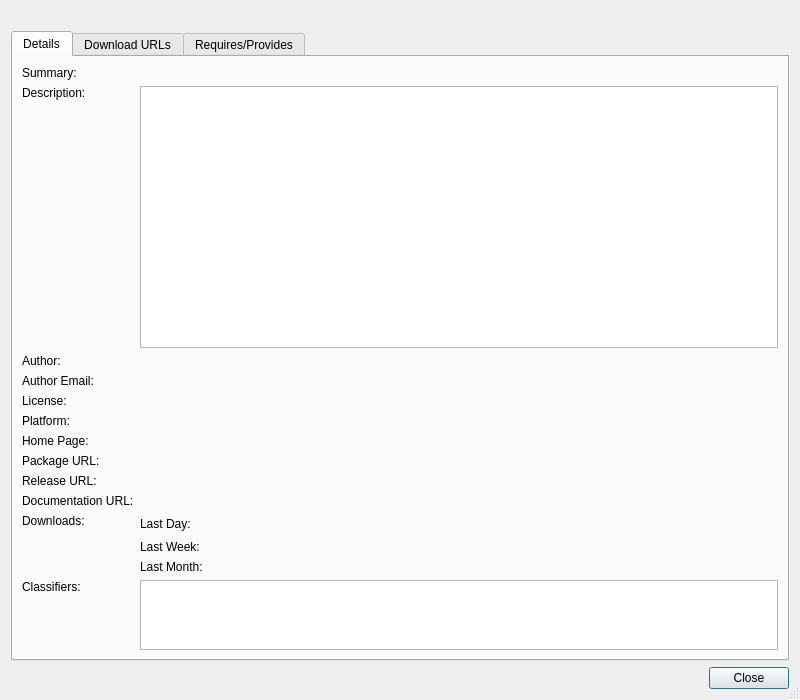
<?xml version="1.0" encoding="UTF-8"?>
<ui version="4.0">
 <class>PipPackageDetailsDialog</class>
 <widget class="QDialog" name="PipPackageDetailsDialog">
  <property name="geometry">
   <rect>
    <x>0</x>
    <y>0</y>
    <width>800</width>
    <height>700</height>
   </rect>
  </property>
  <property name="windowTitle">
   <string>Package Details</string>
  </property>
  <property name="sizeGripEnabled">
   <bool>true</bool>
  </property>
  <layout class="QVBoxLayout" name="verticalLayout">
   <item>
    <widget class="QLabel" name="packageNameLabel"/>
   </item>
   <item>
    <widget class="QTabWidget" name="infoWidget">
     <property name="currentIndex">
      <number>0</number>
     </property>
     <widget class="QWidget" name="details">
      <attribute name="title">
       <string>Details</string>
      </attribute>
      <attribute name="toolTip">
       <string>Lists package informations</string>
      </attribute>
      <layout class="QGridLayout" name="gridLayout_2">
       <item row="0" column="1">
        <widget class="QLabel" name="summaryLabel">
         <property name="wordWrap">
          <bool>true</bool>
         </property>
        </widget>
       </item>
       <item row="1" column="0">
        <widget class="QLabel" name="label_3">
         <property name="text">
          <string>Description:</string>
         </property>
         <property name="alignment">
          <set>Qt::AlignLeading|Qt::AlignLeft|Qt::AlignTop</set>
         </property>
        </widget>
       </item>
       <item row="3" column="1">
        <widget class="QLabel" name="authorEmailLabel">
         <property name="openExternalLinks">
          <bool>true</bool>
         </property>
        </widget>
       </item>
       <item row="1" column="1">
        <widget class="QPlainTextEdit" name="descriptionEdit">
         <property name="sizePolicy">
          <sizepolicy hsizetype="Expanding" vsizetype="Expanding">
           <horstretch>0</horstretch>
           <verstretch>5</verstretch>
          </sizepolicy>
         </property>
         <property name="tabChangesFocus">
          <bool>true</bool>
         </property>
         <property name="readOnly">
          <bool>true</bool>
         </property>
        </widget>
       </item>
       <item row="2" column="0">
        <widget class="QLabel" name="label_4">
         <property name="text">
          <string>Author:</string>
         </property>
        </widget>
       </item>
       <item row="2" column="1">
        <widget class="QLabel" name="authorLabel"/>
       </item>
       <item row="3" column="0">
        <widget class="QLabel" name="label_5">
         <property name="text">
          <string>Author Email:</string>
         </property>
        </widget>
       </item>
       <item row="7" column="1">
        <widget class="QLabel" name="packageUrlLabel">
         <property name="openExternalLinks">
          <bool>true</bool>
         </property>
        </widget>
       </item>
       <item row="4" column="0">
        <widget class="QLabel" name="label_6">
         <property name="text">
          <string>License:</string>
         </property>
        </widget>
       </item>
       <item row="4" column="1">
        <widget class="QLabel" name="licenseLabel"/>
       </item>
       <item row="0" column="0">
        <widget class="QLabel" name="label">
         <property name="text">
          <string>Summary:</string>
         </property>
         <property name="alignment">
          <set>Qt::AlignLeading|Qt::AlignLeft|Qt::AlignTop</set>
         </property>
        </widget>
       </item>
       <item row="5" column="0">
        <widget class="QLabel" name="label_7">
         <property name="text">
          <string>Platform:</string>
         </property>
        </widget>
       </item>
       <item row="5" column="1">
        <widget class="QLabel" name="platformLabel"/>
       </item>
       <item row="6" column="0">
        <widget class="QLabel" name="label_8">
         <property name="text">
          <string>Home Page:</string>
         </property>
        </widget>
       </item>
       <item row="6" column="1">
        <widget class="QLabel" name="homePageLabel">
         <property name="openExternalLinks">
          <bool>true</bool>
         </property>
        </widget>
       </item>
       <item row="7" column="0">
        <widget class="QLabel" name="label_9">
         <property name="text">
          <string>Package URL:</string>
         </property>
        </widget>
       </item>
       <item row="8" column="0">
        <widget class="QLabel" name="label_10">
         <property name="text">
          <string>Release URL:</string>
         </property>
        </widget>
       </item>
       <item row="8" column="1">
        <widget class="QLabel" name="releaseUrlLabel">
         <property name="openExternalLinks">
          <bool>true</bool>
         </property>
        </widget>
       </item>
       <item row="9" column="0">
        <widget class="QLabel" name="label_11">
         <property name="text">
          <string>Documentation URL:</string>
         </property>
        </widget>
       </item>
       <item row="9" column="1">
        <widget class="QLabel" name="docsUrlLabel">
         <property name="openExternalLinks">
          <bool>true</bool>
         </property>
        </widget>
       </item>
       <item row="10" column="0">
        <widget class="QLabel" name="label_12">
         <property name="text">
          <string>Downloads:</string>
         </property>
         <property name="alignment">
          <set>Qt::AlignLeading|Qt::AlignLeft|Qt::AlignTop</set>
         </property>
        </widget>
       </item>
       <item row="10" column="1">
        <layout class="QGridLayout" name="gridLayout">
         <item row="0" column="0">
          <widget class="QLabel" name="label_13">
           <property name="text">
            <string>Last Day:</string>
           </property>
          </widget>
         </item>
         <item row="0" column="1">
          <widget class="QLabel" name="downloadsDayLabel">
           <property name="alignment">
            <set>Qt::AlignRight|Qt::AlignTrailing|Qt::AlignVCenter</set>
           </property>
          </widget>
         </item>
         <item row="0" column="2">
          <spacer name="horizontalSpacer">
           <property name="orientation">
            <enum>Qt::Horizontal</enum>
           </property>
           <property name="sizeHint" stdset="0">
            <size>
             <width>40</width>
             <height>20</height>
            </size>
           </property>
          </spacer>
         </item>
         <item row="1" column="0">
          <widget class="QLabel" name="label_14">
           <property name="text">
            <string>Last Week:</string>
           </property>
          </widget>
         </item>
         <item row="1" column="1">
          <widget class="QLabel" name="downloadsWeekLabel">
           <property name="alignment">
            <set>Qt::AlignRight|Qt::AlignTrailing|Qt::AlignVCenter</set>
           </property>
          </widget>
         </item>
         <item row="2" column="0">
          <widget class="QLabel" name="label_15">
           <property name="text">
            <string>Last Month:</string>
           </property>
          </widget>
         </item>
         <item row="2" column="1">
          <widget class="QLabel" name="downloadsMonthLabel">
           <property name="alignment">
            <set>Qt::AlignRight|Qt::AlignTrailing|Qt::AlignVCenter</set>
           </property>
          </widget>
         </item>
        </layout>
       </item>
       <item row="11" column="0">
        <widget class="QLabel" name="label_16">
         <property name="text">
          <string>Classifiers:</string>
         </property>
         <property name="alignment">
          <set>Qt::AlignLeading|Qt::AlignLeft|Qt::AlignTop</set>
         </property>
        </widget>
       </item>
       <item row="11" column="1">
        <widget class="QListWidget" name="classifiersList">
         <property name="sizePolicy">
          <sizepolicy hsizetype="Expanding" vsizetype="Expanding">
           <horstretch>0</horstretch>
           <verstretch>1</verstretch>
          </sizepolicy>
         </property>
         <property name="alternatingRowColors">
          <bool>true</bool>
         </property>
         <property name="selectionMode">
          <enum>QAbstractItemView::NoSelection</enum>
         </property>
         <property name="sortingEnabled">
          <bool>true</bool>
         </property>
        </widget>
       </item>
      </layout>
     </widget>
     <widget class="QWidget" name="urls">
      <attribute name="title">
       <string>Download URLs</string>
      </attribute>
      <attribute name="toolTip">
       <string>Lists the download URLs</string>
      </attribute>
      <layout class="QVBoxLayout" name="verticalLayout_2">
       <item>
        <widget class="QTreeWidget" name="downloadUrlsList">
         <property name="alternatingRowColors">
          <bool>true</bool>
         </property>
         <property name="selectionMode">
          <enum>QAbstractItemView::NoSelection</enum>
         </property>
         <property name="rootIsDecorated">
          <bool>false</bool>
         </property>
         <property name="itemsExpandable">
          <bool>false</bool>
         </property>
         <attribute name="headerStretchLastSection">
          <bool>false</bool>
         </attribute>
         <column>
          <property name="text">
           <string>File</string>
          </property>
         </column>
         <column>
          <property name="text">
           <string>Type</string>
          </property>
         </column>
         <column>
          <property name="text">
           <string>Py Version</string>
          </property>
         </column>
         <column>
          <property name="text">
           <string>Downloads</string>
          </property>
         </column>
         <column>
          <property name="text">
           <string>Uploaded on</string>
          </property>
         </column>
         <column>
          <property name="text">
           <string>Size</string>
          </property>
         </column>
        </widget>
       </item>
      </layout>
     </widget>
     <widget class="QWidget" name="requires">
      <attribute name="title">
       <string>Requires/Provides</string>
      </attribute>
      <attribute name="toolTip">
       <string>Lists required and provided packages</string>
      </attribute>
      <layout class="QVBoxLayout" name="verticalLayout_3">
       <item>
        <widget class="QGroupBox" name="groupBox">
         <property name="title">
          <string>Requires</string>
         </property>
         <layout class="QGridLayout" name="gridLayout_4">
          <item row="0" column="0">
           <widget class="QLabel" name="label_17">
            <property name="text">
             <string>Required Packages:</string>
            </property>
            <property name="alignment">
             <set>Qt::AlignLeading|Qt::AlignLeft|Qt::AlignTop</set>
            </property>
           </widget>
          </item>
          <item row="0" column="1">
           <widget class="QListWidget" name="requiredPackagesList">
            <property name="alternatingRowColors">
             <bool>true</bool>
            </property>
            <property name="selectionMode">
             <enum>QAbstractItemView::NoSelection</enum>
            </property>
            <property name="sortingEnabled">
             <bool>true</bool>
            </property>
           </widget>
          </item>
          <item row="1" column="0">
           <widget class="QLabel" name="label_18">
            <property name="text">
             <string>Required Distributions:</string>
            </property>
            <property name="alignment">
             <set>Qt::AlignLeading|Qt::AlignLeft|Qt::AlignTop</set>
            </property>
           </widget>
          </item>
          <item row="1" column="1">
           <widget class="QListWidget" name="requiredDistributionsList">
            <property name="alternatingRowColors">
             <bool>true</bool>
            </property>
            <property name="selectionMode">
             <enum>QAbstractItemView::NoSelection</enum>
            </property>
            <property name="sortingEnabled">
             <bool>true</bool>
            </property>
           </widget>
          </item>
         </layout>
        </widget>
       </item>
       <item>
        <widget class="QGroupBox" name="groupBox_2">
         <property name="title">
          <string>Provides</string>
         </property>
         <layout class="QGridLayout" name="gridLayout_3">
          <item row="0" column="0">
           <widget class="QLabel" name="label_20">
            <property name="text">
             <string>Provided Packages:</string>
            </property>
            <property name="alignment">
             <set>Qt::AlignLeading|Qt::AlignLeft|Qt::AlignTop</set>
            </property>
           </widget>
          </item>
          <item row="0" column="1">
           <widget class="QListWidget" name="providedPackagesList">
            <property name="alternatingRowColors">
             <bool>true</bool>
            </property>
            <property name="selectionMode">
             <enum>QAbstractItemView::NoSelection</enum>
            </property>
            <property name="sortingEnabled">
             <bool>true</bool>
            </property>
           </widget>
          </item>
          <item row="1" column="0">
           <widget class="QLabel" name="label_19">
            <property name="text">
             <string>Provided Distributions:</string>
            </property>
            <property name="alignment">
             <set>Qt::AlignLeading|Qt::AlignLeft|Qt::AlignTop</set>
            </property>
           </widget>
          </item>
          <item row="1" column="1">
           <widget class="QListWidget" name="providedDistributionsList">
            <property name="alternatingRowColors">
             <bool>true</bool>
            </property>
            <property name="selectionMode">
             <enum>QAbstractItemView::NoSelection</enum>
            </property>
            <property name="sortingEnabled">
             <bool>true</bool>
            </property>
           </widget>
          </item>
         </layout>
        </widget>
       </item>
      </layout>
     </widget>
    </widget>
   </item>
   <item>
    <widget class="QDialogButtonBox" name="buttonBox">
     <property name="orientation">
      <enum>Qt::Horizontal</enum>
     </property>
     <property name="standardButtons">
      <set>QDialogButtonBox::Close</set>
     </property>
    </widget>
   </item>
  </layout>
 </widget>
 <tabstops>
  <tabstop>infoWidget</tabstop>
  <tabstop>descriptionEdit</tabstop>
  <tabstop>classifiersList</tabstop>
  <tabstop>downloadUrlsList</tabstop>
  <tabstop>requiredPackagesList</tabstop>
  <tabstop>requiredDistributionsList</tabstop>
  <tabstop>providedPackagesList</tabstop>
  <tabstop>providedDistributionsList</tabstop>
 </tabstops>
 <resources/>
 <connections>
  <connection>
   <sender>buttonBox</sender>
   <signal>accepted()</signal>
   <receiver>PipPackageDetailsDialog</receiver>
   <slot>accept()</slot>
   <hints>
    <hint type="sourcelabel">
     <x>248</x>
     <y>254</y>
    </hint>
    <hint type="destinationlabel">
     <x>157</x>
     <y>274</y>
    </hint>
   </hints>
  </connection>
  <connection>
   <sender>buttonBox</sender>
   <signal>rejected()</signal>
   <receiver>PipPackageDetailsDialog</receiver>
   <slot>reject()</slot>
   <hints>
    <hint type="sourcelabel">
     <x>316</x>
     <y>260</y>
    </hint>
    <hint type="destinationlabel">
     <x>286</x>
     <y>274</y>
    </hint>
   </hints>
  </connection>
 </connections>
</ui>
